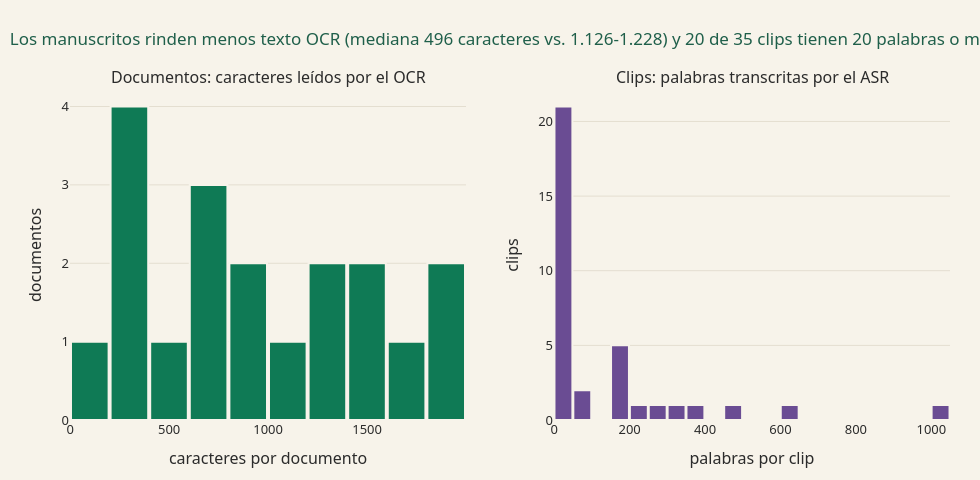

Here is the notebook cell this chart was saved with:
### Code cell
# Gráfico 3: longitud de los textos (dos paneles, cada uno con su eje: caracteres y palabras no se mezclan)
from plotly.subplots import make_subplots
import plotly.graph_objects as go
fig = make_subplots(rows=1, cols=2, subplot_titles=("Documentos: caracteres leídos por el OCR",
                                                    "Clips: palabras transcritas por el ASR"), horizontal_spacing=0.1)
fig.add_trace(go.Histogram(x=ocr["caracteres_ocr"], nbinsx=12, marker_color=VERDE, marker_line_color=CREMA,
                           marker_line_width=2, hovertemplate="%{x} caracteres: %{y} documentos<extra></extra>"), 1, 1)
fig.add_trace(go.Histogram(x=es["palabras"], nbinsx=20, marker_color=MORADO, marker_line_color=CREMA,
                           marker_line_width=2, hovertemplate="%{x} palabras: %{y} clips<extra></extra>"), 1, 2)
fig.update_xaxes(title_text="caracteres por documento", row=1, col=1)
fig.update_xaxes(title_text="palabras por clip", row=1, col=2)
fig.update_yaxes(title_text="documentos", dtick=1, row=1, col=1)
fig.update_yaxes(title_text="clips", row=1, col=2)
fig.update_layout(title=TITULO_3, showlegend=False, bargap=0.05)
mostrar(fig, "g3_longitud_textos")

### Figure 1 — Plotly figure (JSON) as saved in the notebook; plotly's stock layout.template omitted (floating-point values rounded to 4 significant figures)
{"data": [{"hovertemplate": "%{x} caracteres: %{y} documentos<extra></extra>", "marker": {"color": "#0F7A55", "line": {"color": "#F7F3EA", "width": 2}}, "nbinsx": 12, "type": "histogram", "x": [1731, 577, 239, 1441, 762, 1315, 936, 1421, 1800, 1844, 681, 104, 1228, 227, 1081, 903, 631, 232, 362], "xaxis": "x", "yaxis": "y"}, {"hovertemplate": "%{x} palabras: %{y} clips<extra></extra>", "marker": {"color": "#6A4C93", "line": {"color": "#F7F3EA", "width": 2}}, "nbinsx": 20, "type": "histogram", "x": [265, 359, 55, 619, 1003, 494, 175, 185, 325, 30, 204, 74, 176, 197, 168, 13, 6, 16, 6, 10, 16, 11, 12, 8, 6, 11, 6, 18, 6, 15, 7, 6, 6, 6, 11], "xaxis": "x2", "yaxis": "y2"}], "layout": {"annotations": [{"font": {"size": 16}, "showarrow": false, "text": "Documentos: caracteres leídos por el OCR", "x": 0.225, "xanchor": "center", "xref": "paper", "y": 1.0, "yanchor": "bottom", "yref": "paper"}, {"font": {"size": 16}, "showarrow": false, "text": "Clips: palabras transcritas por el ASR", "x": 0.775, "xanchor": "center", "xref": "paper", "y": 1.0, "yanchor": "bottom", "yref": "paper"}], "bargap": 0.05, "height": 480, "showlegend": false, "title": {"text": "Los manuscritos rinden menos texto OCR (mediana 496 caracteres vs. 1.126-1.228) y 20 de 35 clips tienen 20 palabras o menos"}, "width": 980, "xaxis": {"anchor": "y", "domain": [0.0, 0.45], "title": {"text": "caracteres por documento"}}, "xaxis2": {"anchor": "y2", "domain": [0.55, 1.0], "title": {"text": "palabras por clip"}}, "yaxis": {"anchor": "x", "domain": [0.0, 1.0], "dtick": 1, "title": {"text": "documentos"}}, "yaxis2": {"anchor": "x2", "domain": [0.0, 1.0], "title": {"text": "clips"}}}}
